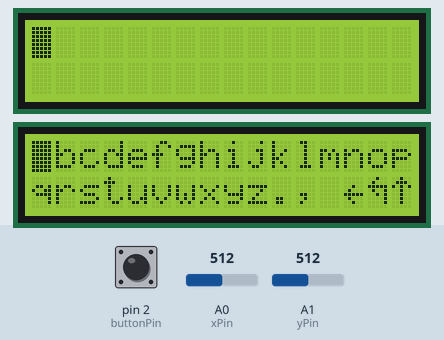
Simulated run of this sketch. Board: Arduino Uno, built with avr-gcc and run on an emulated ATmega328P. Shown: 2 × 16×2 character LCD. The test bench sets the inputs (shaded band); at power-on: pin 2 (buttonPin) HIGH, A0 (xPin) = 512, A1 (yPin) = 512. What the sketch prints to the serial monitor is not drawn.

Above: at 1.4 s.
1.5 s: pin 2 (buttonPin) pulled LOW for 0.15 s
At 1.8 s:
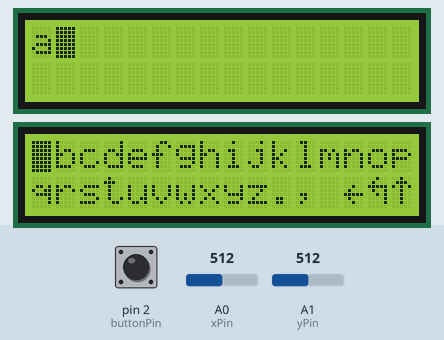
3.1 s: pin 2 (buttonPin) pulled LOW for 1 s
At 4.2 s:
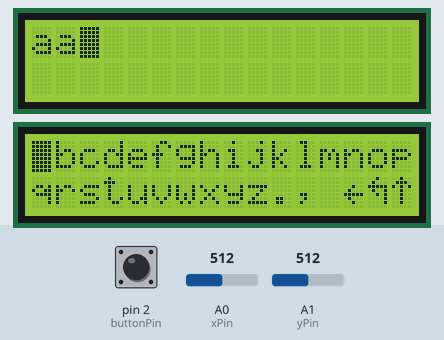
5.6 s: pin 2 (buttonPin) pulled LOW for 0.15 s
At 6.1 s:
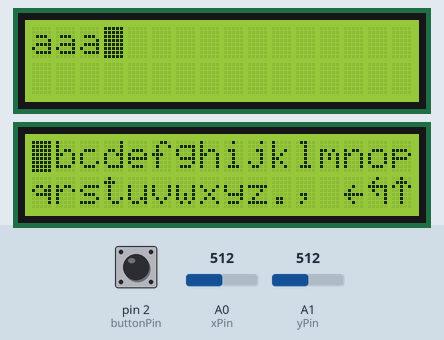
7.2 s: pin 2 (buttonPin) pulled LOW for 3.2 s
At 8.6 s:
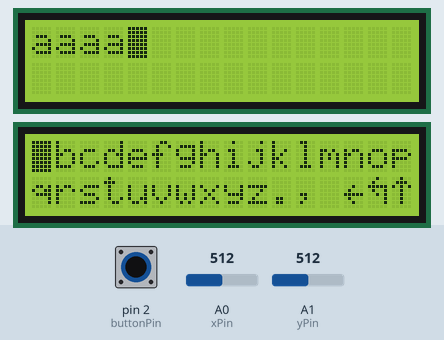
11.9 s: pin 2 (buttonPin) pulled LOW for 0.15 s
At 13.1 s:
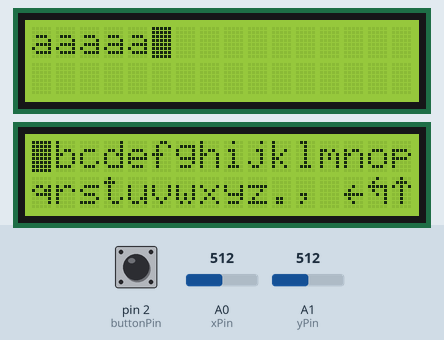
13.5 s: pin 2 (buttonPin) pulled LOW for 1 s
At 14.5 s:
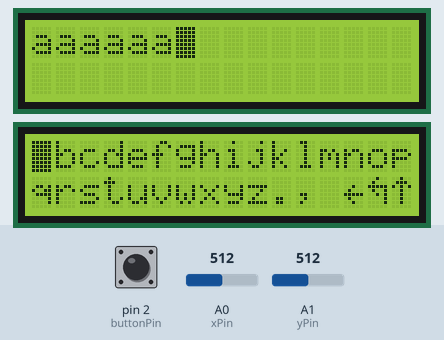
Timing chart, 0 to 16.5 s (numbered marks = the images above; inputs shaded):
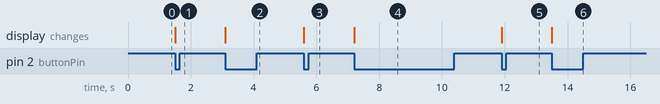

The sketch:

lcdJoystickKeyboard.ino
```cpp
#include <LiquidCrystal_I2C.h>

// Screen to display the typed text
LiquidCrystal_I2C lcdtext(0x27, 16, 2);
// Screen to display characters and symbols -> keyboard
LiquidCrystal_I2C lcdkey(0x23, 16, 2);

// Create a character arrays to hold the lowercase and uppercase
// letters respectively
// 0th "page" will store the lowercase letters
// 1st "page" will store the uppercase letters
char keyboard[2][2][16];

// Store the current keyboard configuration uppercase or lowercase
int keyboardType = 0;

// Cursor position on keyboard lcd screen
int row = 0;
int col = 0;

// Cursor postion on text lcd screen
int rowText = 0;
int colText = 0;

// Cursor position change interval and last time it changed in ms
const unsigned long cursorInterval = 150;
unsigned long lastChange = 0;
// Store current time in ms
unsigned long currentMillis;

// Store the text that's written
String text = "";

// Custom character to denote the change of letters to uppercase
byte upArrow[8] = {
  0b00100,
  0b01110,
  0b10101,
  0b00100,
  0b00100,
  0b00100,
  0b00100,
  0b00000
};
// Custom character to denote the change of letters to lowercase
byte downArrow[8] = {
  0b00100,
  0b00100,
  0b00100,
  0b00100,
  0b10101,
  0b01110,
  0b00100,
  0b00000
};
// Custom character for the backspace
byte backspace[8] = {
  0b00000,
  0b00000,
  0b00100,
  0b01000,
  0b11111,
  0b01000,
  0b00100,
  0b00000
};
// Custor character for enter
byte enter[8] = {
  0b00100,
  0b01000,
  0b11111,
  0b01001,
  0b00101,
  0b00001,
  0b00001,
  0b00000
};


// Joystick pins
const int buttonPin = 2;
const int xPin = A0;
const int yPin = A1;

// Store the joystick button state
bool buttonState = HIGH;
bool lastButtonState = HIGH;

// Joystick button debounce timer
const unsigned long debounceDelay = 40;
unsigned long lastDebounceTime = 0;

bool buttonPressed = false;


void setup() {
  // Begin serial communication
  Serial.begin(9600);

  // Initialize the lcd screens
  lcdtext.init();
  lcdtext.backlight();
  lcdkey.init();
  lcdkey.backlight();


  lcdkey.createChar(0, upArrow);
  lcdkey.createChar(1, downArrow);
  lcdkey.createChar(2, backspace);
  lcdkey.createChar(3, enter);

  // Fill the arrays with values
  fillKeyboardLower();
  fillKeyboardUpper();

  // Initialize joystick's switch pin as an input with a pull up resistor
  pinMode(buttonPin, INPUT_PULLUP);

  lcdkey.setCursor(col, row);
  // Make the cursor blink on the keyboard lcd
  lcdkey.blink();
  lcdtext.setCursor(colText, rowText);
  // Make the cursor blink on the keyboard lcd
  lcdtext.blink();

  updateKeyScreen(keyboardType);

}

void loop() {
  // Call function to place the cursor on the correct position based
  // on the joystick input
  placeCursor();

  // Call function to check if button has been pressed
  checkButton();

  // A button press is determined by the previous function
  if (buttonPressed) {
    // Call the function that manages the text string saved internally
    joyButtonEvent(keyboardType);
    // Update the text  on the lcd screen in case a character is added or removed
    updateTextScreen(keyboardType);
  }

  // Reset the state
  buttonPressed = false;
}


// Functions to fill the character arrays with values
// Fill for lowercase
void fillKeyboardLower() {
  char row0[16] = {'a', 'b', 'c', 'd', 'e', 'f', 'g', 'h', 'i', 'j', 'k', 'l', 'm', 'n', 'o', 'p'};
  char row1[16] = {'q', 'r', 's', 't', 'u', 'v', 'w', 'x', 'y', 'z', '.', ',', ' ', char(2), char(3), char(0)};
  for (int i = 0; i < 16; i++) {
    keyboard[0][0][i] = row0[i];
    keyboard[0][1][i] = row1[i];
  }
}

// Fill for uppercase
void fillKeyboardUpper() {
  char row0[16] = {'A', 'B', 'C', 'D', 'E', 'F', 'G', 'H', 'I', 'J', 'K', 'L', 'M', 'N', 'O', 'P'};
  char row1[16] = {'Q', 'R', 'S', 'T', 'U', 'V', 'W', 'X', 'Y', 'Z', '?', '!', ' ', char(2), char(3), char(1)};
  for (int i = 0; i < 16; i++) {
    keyboard[1][0][i] = row0[i];
    keyboard[1][1][i] = row1[i];
  }
}

// Function to change the position of the cursor based on the input provided
// by the joystick
void placeCursor() {
  currentMillis = millis();
  // Check if it's time to update
  if (currentMillis - lastChange >= cursorInterval) {
    // Read the analog values from the joystick's x and y pins
    int xVal = analogRead(xPin);
    int yVal = analogRead(yPin);
    // Update cursor x position making sure it is within bounds
    if (yVal >= 768) { // right
      col = min(15, col + 1);
    }
    else if (yVal <= 256) { // left
      col = max(0, col - 1);
    }
    // Update cursor y position making sure it is within bounds
    if (xVal >= 768) { // down
      row = min(1, row + 1);
    }
    else if (xVal <= 256) { // up
      row = max(0, row - 1);
    }
    lcdkey.setCursor(col, row);
    lastChange = currentMillis;
  }
}

// Function to check the state of the joystick button/switch
void checkButton() {
  // Check if the debounce time has passed
  if ((millis() - lastDebounceTime) >= debounceDelay) {
    // Read the state of the button
    int reading = digitalRead(buttonPin);
    // Check if the button state has changed
    if (reading != lastButtonState) {
      // Reset the debounce timer
      lastDebounceTime = millis();
      // If the button state has changed
      if (reading == LOW) {
        lastButtonState = LOW;
        buttonPressed = true;
      }
      else {
        lastButtonState = HIGH;
      }
    }
  }
}

// Function to update the string text
void joyButtonEvent(int keyType) {
  // If the text lcd screen is full don't do anything to the string
  if (rowText == 1 && colText > 15) {
    return;
  }
  // Backspace is pressed
  if (text && row == 1 && col == 13) {
    text.remove(text.length()-1);
  }
  // Enter is pressed
  else if (row == 1 && col == 14) {
    // Just reset the string for now
    text = "";
  }
  // Switch to upper/lowercase
  else if (row == 1 && col == 15) {
    keyboardType = 1 - keyboardType;
    updateKeyScreen(keyboardType);
  }
  // A character is added to the string
  else {
    text += keyboard[keyType][row][col];
  }
  // Print the current string in serial
  Serial.println(text);
}


// Update the text lcd screen
void updateTextScreen(int keyType) {
  // If the keyboard change key is pressed or if the screen is full
  if (row == 1 && col == 15) {
    return;
  }
  // Enter is pressed
  if (row == 1 && col == 14) {
    lcdtext.clear();
    rowText = 0;
    colText = 0;
  }
  // Backspace is pressed
  else if (row == 1 && col == 13) {
    colText--;
    // Handle case when the text cursor is in 0th col of row 0
    if (rowText ==  0 && colText == -1) {
      colText = 0;
    }
     // Handle case when the cursor has moved to row 1
    else if (rowText == 1 && colText == -1) {
      rowText = 0;
      colText = 15;
    }
    lcdtext.setCursor(colText, rowText);
    // Replace last character with space and move the cursor
    lcdtext.print(" ");
    lcdtext.setCursor(colText, rowText);
  }
  // A character is added
  else {
    // Print new character
    lcdtext.print(keyboard[keyType][row][col]);
    colText++;
    // Handle case when cursor is in 15th col of row 0
    if (rowText ==  0 && colText == 16) {
      rowText = 1;
      colText = 0;
    }
    // Handle case when screen if full
    else if (rowText ==  1 && colText == 17) {
      colText -= 1; // colText doesn't change
    }
    // Move cursor to the next position
    lcdtext.setCursor(colText, rowText);
  }
}

// Function to update the keyboard screen to lower/uppercase version
void updateKeyScreen(int keyType) {
  for (int i = 0; i < 2; i++) {
    for (int j = 0; j < 16; j++) {
      lcdkey.setCursor(j, i);
      lcdkey.write(keyboard[keyType][i][j]);
    }
  }
}
```

Measured:
- after the input at 1.5 s, the display: changes at once (image 1)
- after the input at 3.1 s, the display: changes at once (image 2)
- after the input at 5.6 s, the display: changes at once (image 3)
- after the input at 7.2 s, the display: changes at once (image 4)
- after the input at 11.9 s, the display: changes at once (image 5)
- after the input at 13.5 s, the display: changes at once (image 6)
